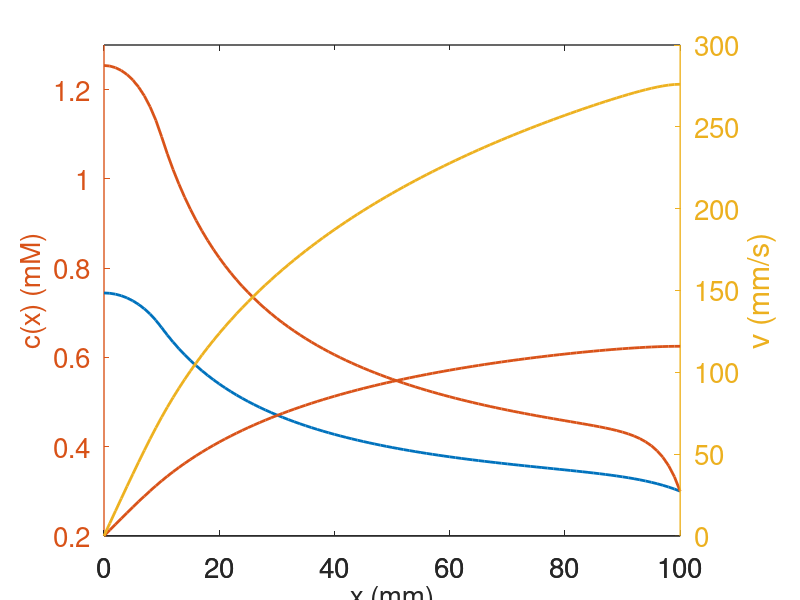

Write MATLAB code to recreate this figure. (Note: this script raises an error after producing the figure.)

%    -------------------------------------------------------------------
%
%     Solve the standing gradient water transport equations via
%     shooting
%
%     For Chapter 18, Section 18.3 of
%     Keener and Sneyd, Mathematical Physiology, 3rd Edition, Springer.
%
%     Written by James Keener and James Sneyd.
%
%    -------------------------------------------------------------------

function standing_gradient
close all
clear all
clc
global D P r c0 alp L N0
set(0,                           ...
'defaultaxesfontsize', 20,   ...
'defaultaxeslinewidth', 1.0, ...
'defaultlinelinewidth', 2.0, ...
'defaultpatchlinewidth', 0.7);

%parameters
D=1000;
r=0.05;
c0 = 0.3;
P=0.2;
L=100;
alp=0.1;

N0list = [0.1,0.3];
for j = 1:length(N0list)
    N0 = N0list(j);
    % guess a lower bound for the unknown initial value
    a = 0.1;
    % guess an upper bound for the unknown initial value
    b = 2;

    %call the function bisect(a,b,@fval)
    tic
    root = bisect(a,b,@transport_eqs);
    toc
    % now plot the solution
    [X,S] = desolve(root);
    Nb = alp*L;
    % Using plotyy is deprecated Matlab, but necessary for Octave, which
    % doesn't yet work with yyaxis. If you are running this in Matlab, not
    % Octave, you really should use plotyy instead. It's much better.
    figure(2)
        [hAx,hLine1,hLine2] = plotyy(X,S(:,2),X,S(:,1));
        ylabel(hAx(2),'v (mm/s)')
        ylabel(hAx(1),'c(x) (mM)','fontsize',20)
        xlabel('x (mm)','fontsize',20)
        ylim(hAx(1),[0.2,1.3])
        ylim(hAx(2),[0,300])
        hold on
end
hold off

Now solve the BVP for variable L
Llist = [10:0.501:100];
for j = 1:length(Llist)
    L = Llist(j);
    N0 = 0.1;

    root = bisect(a,b,@transport_eqs);
    [X,S] = desolve(root);
    ce(j) = S(end,2)-D*S(end,3)/S(end,1);
end
figure(3)
    plot(Llist,ce)
    xlabel('L (mm)')
    ylabel('c_e (mM)')
    axis([10 100 0 3])

end % of main


%%
% the function transport_eqs(c) solves the initial value problem with
% initial value c and calculates the error for the boundary value condition
% at x=L
function fval = transport_eqs(c)
    global D P r c0 alp L N0

    [X,S] = desolve(c);
    fval = S(end,2)-c0;
end

%%
function [X,S] = desolve(c)
    global D P r c0 alp L N0
    xstep = L/100; % integration step size
    x_end = L; % length of  interval
    xspan = [0:xstep:x_end];

    % initial data for integration
    y0 = [0;c;0];

    stop_cond = odeset('Events',@stopping);   % The stopping conditions for the integration
    %this is needed since for some initial conditions, the integrator cannot
    %integrate all the way to x=L
    [X,S] = ode23(@deRHS,xspan,y0,stop_cond);
    % to save time, don't plot these solutions
    % figure(1)
    % plot(X,S(:,2))
    % hold on
end

%% specify the right hand side of the differential equation system
function s_prime=deRHS(x,s)  % right hand side for ode system
    global D P r c0 alp L N0
    Nx = N0*(x<=alp*L);
    v=s(1);
    c = s(2);
    cp = s(3);

    vp = 2*P*(c-c0)/r;
    Fc = cp;
    Fcp = (vp*c+v*cp-2*Nx/r)/D;
    s_prime = [vp,Fc,Fcp]';
end

%% Define the condition under which to stop the integration
function [value, isterminal, direction] = stopping(x,y)
    value = [y(2);y(2)-5];
    isterminal = [1;1];
    direction = [0;0];
end

%% this is the bisection algorithm
function root = bisect(a,b,feval)
    ul = a;
    fl = feval(ul);
    uu = b;
    fu = feval(uu);

    % we make the assumption, without checking, that
    % fu*fl<0

    % if not, the algorithm fails to find a root.
    N = 45;  % number of iterates
    % the main bisection algorithm
    for j = 1:N
        uc = (ul+uu)/2;
        fc = feval(uc);
        ftest = (fc.*fl>0);
        ul = ftest.*uc+(1-ftest).*ul;
        fl = ftest.*fc + (1-ftest).*fl;

        uu = (1-ftest).*uc+ ftest.*uu;
        fu = (1-ftest).*fc + ftest.*fu;
    end
    root = uc;
end
